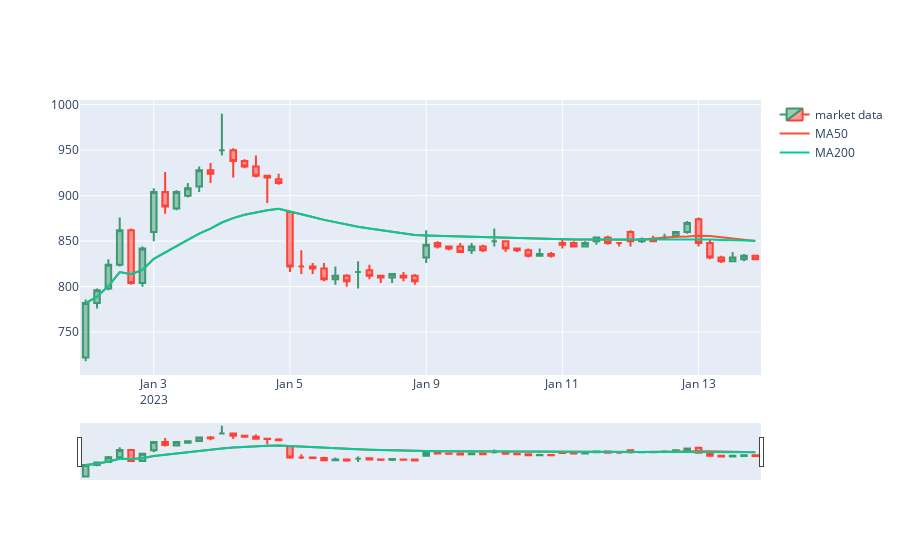

Source (notebook cell):
### Code cell
from datetime import timedelta
import yfinance as yf
import plotly.graph_objects as go

df = yf.download(tickers='DELTA.BK', period='10d', interval='1h')
fig = go.Figure()
fig.add_trace(go.Candlestick(x=df.index,
                open=df.Open,
                high=df.High,
                low=df.Low,
                close=df.Close, name = 'market data'))
df['MA50'] = df['Close'].rolling(window = 50 , min_periods = 0).mean()
df['MA200'] = df['Close'].rolling(window = 200 , min_periods = 0).mean()
fig.add_trace(go.Scatter(name = 'MA50',x=df.index,y=df['MA50']))
fig.add_trace(go.Scatter(name = 'MA200',x=df.index,y=df['MA200']))
df_resample = df.resample('H').max()
merged_index  = df.index.append(df_resample.index)
timegap = merged_index[~merged_index.duplicated(keep = False)]

fig.update_xaxes( rangebreaks=[ dict(values = timegap, dvalue = 3600000) ])

fig.update_yaxes(fixedrange=False)
fig.show()
print(timegap)
